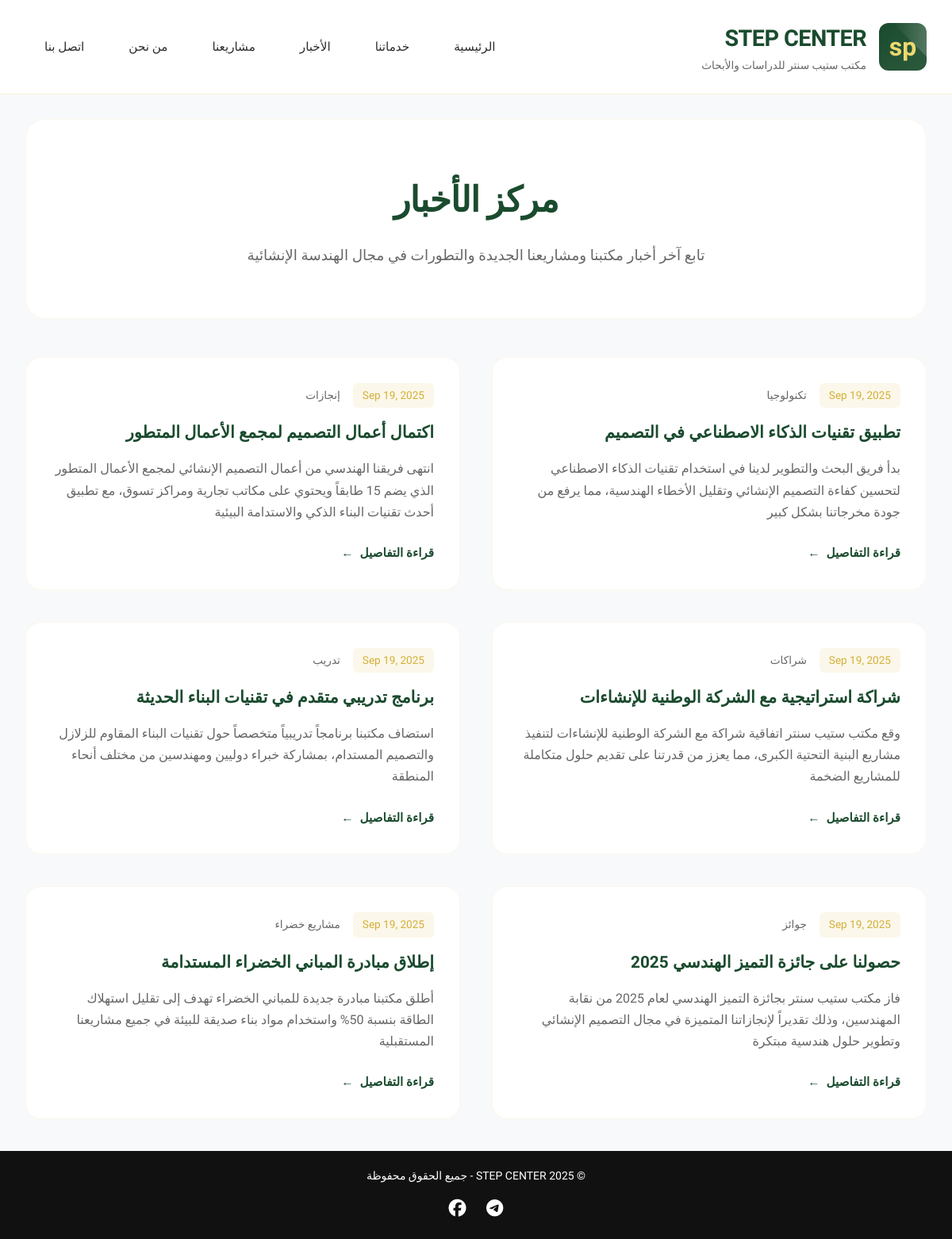
Page /news/ on the committed database.
### core/models.py (models this page shows, shortened)
class News(models.Model):
    title = models.CharField(max_length=250)
    slug = models.SlugField(max_length=250, unique=True)
    category = models.CharField(max_length=100, blank=True)
    excerpt = models.TextField(blank=True)
    content = models.TextField()
    created_at = models.DateTimeField(auto_now_add=True)
    class Meta:
        verbose_name = "خبر"
        verbose_name_plural = "الأخبار"

### core/views.py (the view)
# urls.py: path("news/", views.news_list, name="news_list"),
def news_list(request):
    news = News.objects.all()
    return render(request, "core/news_list.html", {"news_list": news})

### core/templates/core/news_list.html (shortened to what this page needs)
{% extends "core/base.html" %}
{% block content %}
   <div id="news" class="page">
    <div class="news-header loading">
        <h2 class="section-title">مركز الأخبار</h2>
        <p class="section-subtitle">تابع آخر أخبار مكتبنا ومشاريعنا الجديدة والتطورات في مجال الهندسة الإنشائية</p>
    </div>
    <div class="news-grid">
       {% for news in news_list %}
       <article class="news-card loading stagger-4">
           <div class="news-content">
               <div class="news-meta">
                   <span class="news-date">{{news.created_at|date:"M d, Y"}}</span>
                   <span class="news-category">{{news.category}}</span>
                </div>
                <h3 class="news-title">{{news.title}}</h3>
                <p class="news-excerpt">{{news.excerpt}}</p>
                <a href="{% url 'core:news_detail' news.slug %}" class="read-more">قراءة التفاصيل</a>
            </div>
        </article>
        {% endfor %}
    </div>
</div>
{% endblock %}

### core/static/core/css/style.css (style rules this page uses)
* { margin: 0; padding: 0; box-sizing: border-box; }
:root { --primary-green: #1a4b2e; --secondary-green: #2d5a3d; --accent-gold: #d4af37; --light-gold: #f4e5a1; --deep-navy: #0f1419; --warm-gray: #f8f9fa; --text-dark: #2c2c2c; --text-light: #666; --pure-white: #ffffff; }
body { font-family: 'Tajawal', sans-serif; line-height: 1.7; color: var(--text-dark); background: var(--warm-gray); overflow-x: hidden; }
.page { min-height: calc(100vh - 100px); margin-top:150px; }
.section-title { font-size: 2.75rem; font-weight: 700; color: var(--primary-green); margin-bottom: 1rem; letter-spacing: -0.02em; }
.section-subtitle { font-size: 1.15rem; color: var(--text-light); max-width: 600px; margin: 0 auto; }
.news-header { background: var(--pure-white); padding: 4rem; border-radius: 24px; text-align: center; margin-bottom: 3rem; border: 1px solid rgba(212, 175, 55, 0.1); }
.news-grid { display: grid; grid-template-columns: repeat(auto-fit, minmax(400px, 1fr)); gap: 2.5rem; }
.news-card { background: var(--pure-white); border-radius: 20px; overflow: hidden; transition: all 0.4s cubic-bezier(0.165, 0.84, 0.44, 1); border: 1px solid rgba(212, 175, 55, 0.1); position: relative; }
.news-content { padding: 2rem; }
.news-meta { display: flex; align-items: center; gap: 1rem; margin-bottom: 1rem; }
.news-date { background: rgba(212, 175, 55, 0.1); color: var(--accent-gold); padding: 0.25rem 0.75rem; border-radius: 6px; font-size: 0.85rem; font-weight: 500; }
.news-category { color: var(--text-light); font-size: 0.85rem; }
.news-title { font-size: 1.3rem; font-weight: 600; color: var(--primary-green); margin-bottom: 1rem; line-height: 1.5; }
.news-excerpt { color: var(--text-light); line-height: 1.7; margin-bottom: 1.5rem; }
.read-more { color: var(--primary-green); text-decoration: none; font-weight: 600; font-size: 0.95rem; display: inline-flex; align-items: center; gap: 0.5rem; transition: all 0.3s ease; }
.read-more::after { content: '←'; transition: transform 0.3s ease; }
.loading { opacity: 0; animation: fadeInUp 0.8s ease-out forwards; }
.stagger-4 { animation-delay: 0.4s; }

### rows in the picture
News: created_at "Sep 19, 2025", category "تكنولوجيا", title "تطبيق تقنيات الذكاء الاصطناعي في التصميم", excerpt "بدأ فريق البحث والتطوير لدينا في استخدام تقنيات الذكاء الاصطناعي لتحسين كفاءة التصميم الإنشائي وتقليل الأخطاء الهندسية، مما يرفع من جودة مخرجاتنا بشكل كبير"
News: created_at "Sep 19, 2025", category "إنجازات", title "اكتمال أعمال التصميم لمجمع الأعمال المتطور", excerpt "انتهى فريقنا الهندسي من أعمال التصميم الإنشائي لمجمع الأعمال المتطور الذي يضم 15 طابقاً ويحتوي على مكاتب تجارية ومراكز تسوق، مع تطبيق أحدث تقنيات البناء الذكي والاستدامة البيئية"
News: created_at "Sep 19, 2025", category "شراكات", title "شراكة استراتيجية مع الشركة الوطنية للإنشاءات", excerpt "وقع مكتب ستيب سنتر اتفاقية شراكة مع الشركة الوطنية للإنشاءات لتنفيذ مشاريع البنية التحتية الكبرى، مما يعزز من قدرتنا على تقديم حلول متكاملة للمشاريع الضخمة"
News: created_at "Sep 19, 2025", category "تدريب", title "برنامج تدريبي متقدم في تقنيات البناء الحديثة", excerpt "استضاف مكتبنا برنامجاً تدريبياً متخصصاً حول تقنيات البناء المقاوم للزلازل والتصميم المستدام، بمشاركة خبراء دوليين ومهندسين من مختلف أنحاء المنطقة"
News: created_at "Sep 19, 2025", category "جوائز", title "حصولنا على جائزة التميز الهندسي 2025", excerpt "فاز مكتب ستيب سنتر بجائزة التميز الهندسي لعام 2025 من نقابة المهندسين، وذلك تقديراً لإنجازاتنا المتميزة في مجال التصميم الإنشائي وتطوير حلول هندسية مبتكرة"
News: created_at "Sep 19, 2025", category "مشاريع خضراء", title "إطلاق مبادرة المباني الخضراء المستدامة", excerpt "أطلق مكتبنا مبادرة جديدة للمباني الخضراء تهدف إلى تقليل استهلاك الطاقة بنسبة 50% واستخدام مواد بناء صديقة للبيئة في جميع مشاريعنا المستقبلية"
